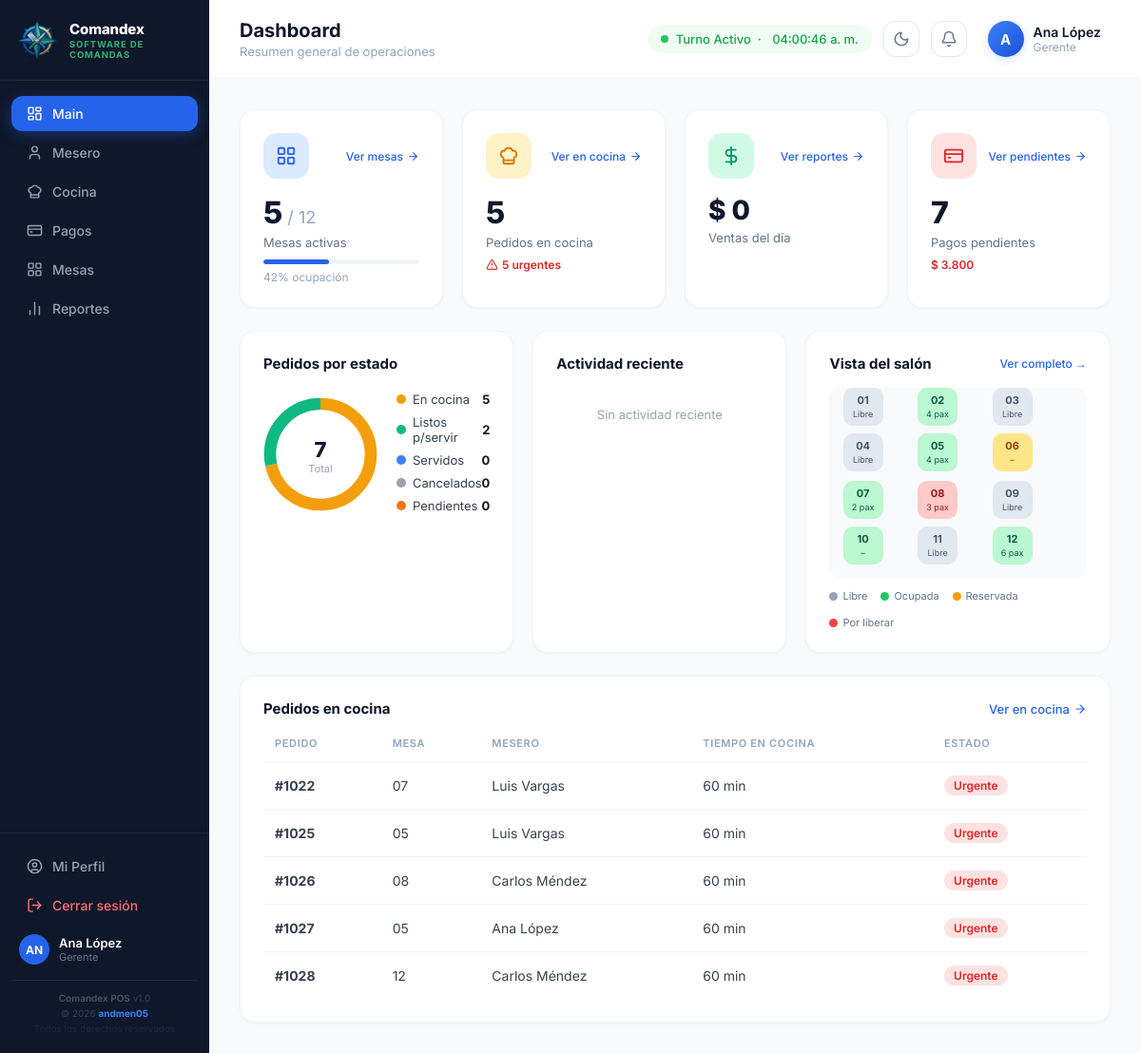
The app's page /dashboard (signed in) with its own data.
### tables this page shows
CREATE TABLE mesas (
    id INT AUTO_INCREMENT PRIMARY KEY,
    numero INT NOT NULL,
    zona ENUM('terraza','salon','privado') DEFAULT 'salon',
    capacidad INT DEFAULT 4,
    estado ENUM('libre','ocupada','reservada','por_liberar') DEFAULT 'libre',
    pos_x INT DEFAULT 0,
    pos_y INT DEFAULT 0,
    sucursal_id INT NOT NULL,
    FOREIGN KEY (sucursal_id) REFERENCES sucursales(id)
);

CREATE TABLE pedidos (
    id INT AUTO_INCREMENT PRIMARY KEY,
    numero INT NOT NULL,
    mesa_id INT NOT NULL,
    mesero_id INT NOT NULL,
    estado ENUM('pendiente','en_cocina','listo','servido','cancelado') DEFAULT 'pendiente',
    personas INT DEFAULT 1,
    notas_cocina TEXT,
    created_at TIMESTAMP DEFAULT CURRENT_TIMESTAMP,
    updated_at TIMESTAMP DEFAULT CURRENT_TIMESTAMP ON UPDATE CURRENT_TIMESTAMP,
    FOREIGN KEY (mesa_id) REFERENCES mesas(id),
    FOREIGN KEY (mesero_id) REFERENCES usuarios(id)
);

CREATE TABLE usuarios (
    id INT AUTO_INCREMENT PRIMARY KEY,
    nombre VARCHAR(100) NOT NULL,
    email VARCHAR(150) NOT NULL UNIQUE,
    password VARCHAR(255) NOT NULL,
    rol_id INT NOT NULL,
    sucursal_id INT NOT NULL,
    avatar VARCHAR(255),
    activo TINYINT(1) DEFAULT 1,
    ultimo_acceso TIMESTAMP NULL,
    created_at TIMESTAMP DEFAULT CURRENT_TIMESTAMP,
    FOREIGN KEY (rol_id) REFERENCES roles(id),
    FOREIGN KEY (sucursal_id) REFERENCES sucursales(id)
);

### views/dashboard/index.php (the view, shortened to what the rows shown need)
<div style="display:grid; grid-template-columns:1fr 1fr 1.2fr; gap:20px; margin-bottom:24px;">
    <div class="card">
        <h2 style="font-size:15px;font-weight:700;color:#0f172a;margin:0 0 20px;">Pedidos por estado</h2>
    </div>
    <div class="card">
        <h2 style="font-size:15px;font-weight:700;color:#0f172a;margin:0 0 20px;">Actividad reciente</h2>
    </div>
    <div class="card">
        <div style="display:flex;align-items:center;justify-content:space-between;margin-bottom:16px;">
            <h2 style="font-size:15px;font-weight:700;color:#0f172a;margin:0;">Vista del salón</h2>
        </div>
        <div style="position:relative;background:#f8fafc;border-radius:12px;height:200px;overflow:hidden;">
            <?php
            $clsMap=['libre'=>['bg'=>'#e2e8f0','text'=>'#475569'],'ocupada'=>['bg'=>'#bbf7d0','text'=>'#065f46'],'reservada'=>['bg'=>'#fde68a','text'=>'#92400e'],'por_liberar'=>['bg'=>'#fecaca','text'=>'#991b1b']];
            foreach($todasMesas as $m):
                $c=$clsMap[$m['estado']]??$clsMap['libre'];
                $px=round(($m['pos_x']/480)*100);
                $py=round(($m['pos_y']/580)*100);
            ?>
            <div style="position:absolute;left:<?= $px ?>%;top:<?= $py ?>%;transform:translate(-50%,-50%);background:<?= $c['bg'] ?>;color:<?= $c['text'] ?>;border-radius:10px;padding:6px 8px;font-size:11px;font-weight:700;text-align:center;min-width:42px;cursor:pointer;" title="Mesa <?= $m['numero'] ?> — <?= $m['estado'] ?>">
                <?= str_pad($m['numero'],2,'0',STR_PAD_LEFT) ?><br>
                <span style="font-size:9px;font-weight:400;"><?= $m['estado']==='libre'?'Libre':($m['personas']?$m['personas'].' pax':'–') ?></span>
            </div>
            <?php endforeach; ?>
        </div>
    </div>
</div>
<div class="card">
    <div style="display:flex;align-items:center;justify-content:space-between;margin-bottom:20px;">
        <h2 style="font-size:15px;font-weight:700;color:#0f172a;margin:0;">Pedidos en cocina</h2>
    </div>
    <table class="data-table">
        <thead>
            <tr>
                <th>Pedido</th><th>Mesa</th><th>Mesero</th><th>Tiempo en cocina</th><th>Estado</th>
            </tr>
        </thead>
        <tbody>
            <?php foreach(array_slice($pedidosCocina,0,5) as $p): ?>
            <tr>
                <td><strong>#<?= $p['numero'] ?></strong></td>
                <td><?= str_pad($p['mesa_numero'],2,'0',STR_PAD_LEFT) ?></td>
                <td><?= htmlspecialchars($p['mesero_nombre']) ?></td>
                <td><?= $p['minutos'] ?> min</td>
                <td>
                    <?php $min=(int)$p['minutos']; if($min>=15): ?>
                    <span class="badge badge-urgente">Urgente</span>
                    <?php elseif($p['estado']==='en_cocina'): ?>
                    <span class="badge badge-prep">En preparación</span>
                    <?php else: ?>
                    <span class="badge badge-listo">Por servir</span>
                    <?php endif; ?>
                </td>
            </tr>
            <?php endforeach; ?>
        </tbody>
    </table>
</div>
<?php
require __DIR__ . '/../layout/app.php';

### records on screen
mesas: numero "01", estado "Libre"
pedidos: mesa.numero "02", personas "4"
mesas: numero "03", estado "Libre"
mesas: numero "04", estado "Libre"
pedidos: mesa.numero "05", personas "4", numero "1027", mesero.nombre "Ana López", minutos "60"
mesas: numero "06"
pedidos: mesa.numero "07", personas "2", numero "1022", mesero.nombre "Luis Vargas", minutos "60"
pedidos: mesa.numero "08", personas "3", numero "1026", mesero.nombre "Carlos Méndez", minutos "60"
mesas: numero "09", estado "Libre"
mesas: numero "10"
pedidos: mesa.numero "11", shows "Libre"
pedidos: mesa.numero "12", personas "6", numero "1028", mesero.nombre "Carlos Méndez", minutos "60"
pedidos: numero "1025", mesa.numero "05", mesero.nombre "Luis Vargas", minutos "60"

### other values on screen
$mod['label'] "Main"
$mod['label'] "Mesero"
$mod['label'] "Cocina"
$mod['label'] "Pagos"
$mod['label'] "Mesas"
$mod['label'] "Reportes"
$sidebarIniciales "AN"
$user['nombre'] "Ana López"
$user['rol'] "Gerente"
$pageTitle "Dashboard"
$pageSubtitle "Resumen general de operaciones"
getConfig('turno_activo_nombre', 'Turno Activo') "Turno Activo"
substr($user['nombre'] ?? 'U', 0, 1) "A"
$mesas['ocupada'] "5"
$mesas['total'] "12"
